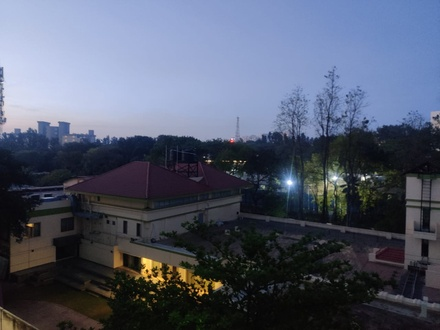
#> input picture Inputs/Part-2/Image-3.jpg, 440 x 330 px, shrunk from 1280 x 960 before the run; its folder holds 4 pictures in this run
$ jupyter execute Part2-Panorama.ipynb
#> lines starting #> are read from the running program, lines starting #| are printed output that depends on the picture; after the words box and inside, x2 and y2 are one past the last pixel; in counts of white or black regions, pixels touching at a corner belong together
[cell 1]
import os
import cv2
import numpy as np

def ensure_output_folder(folder):
    if not os.path.exists(folder):
        os.makedirs(folder)

def load_images(folder_path):
#> called with folder_path = 'Inputs/Part-2'
    image_paths = []
    for filename in os.listdir(folder_path):
        if filename.lower().endswith(('.png', '.jpg', '.jpeg', '.bmp', '.tif', '.tiff')):
            image_paths.append(os.path.join(folder_path, filename))
    image_paths.sort()

    images = []
    for path in image_paths:
        img = cv2.imread(path)
#> img is the input picture: shape (330, 440, 3); mean B, G, R 106.2, 88.5, 81.7
        if img is not None:
            images.append(img)
        else:
            print(f"Warning: Could not load {path}")
    return images

def detect_features(images, method="ORB"):
    """
    Detect keypoints and compute descriptors for each image using either ORB or SIFT.

    Args:
        images (list): List of images.
        method (str): 'ORB' or 'SIFT'

    Returns:
        keypoints_list: List of lists of keypoints for each image.
        descriptors_list: List of descriptor arrays for each image.
    """
#> called with method = 'SIFT'
    method = method.upper()
    if method == "ORB":
        detector = cv2.ORB_create(nfeatures=2000)
    elif method == "SIFT":
        detector = cv2.SIFT_create()
    else:
        raise ValueError("Unsupported method. Use 'ORB' or 'SIFT'.")

    keypoints_list = []
    descriptors_list = []
    for img in images:
        kp, des = detector.detectAndCompute(img, None)
        keypoints_list.append(kp)
        descriptors_list.append(des)
    return keypoints_list, descriptors_list

def draw_and_save_keypoints(images, keypoints_list, method, output_folder):
    """
    Draw and save images with detected keypoints for visual verification.

    Args:
        images (list of np.ndarray): Original images.
        keypoints_list (list of lists): Corresponding keypoints for each image.
        method (str): 'SIFT' or 'ORB' (for labeling).
        output_folder (str): Where to save the keypoint-annotated images.
    """
#> called with method = 'SIFT', output_folder = 'Outputs/Part2'
    method = method.upper()
    for idx, (img, kps) in enumerate(zip(images, keypoints_list)):
        out_img = cv2.drawKeypoints(img, kps, None, flags=cv2.DrawMatchesFlags_DRAW_RICH_KEYPOINTS)
        filename = os.path.join(output_folder, f"keypoints_{method}_{idx}.jpg")
        cv2.imwrite(filename, out_img)
        print(f"Saved keypoints for {method} (image {idx}): {filename}")

def match_keypoints(descriptors_list, method="ORB", ratio_thresh=0.75):
    """
    Match keypoints between consecutive images.
    - If method='ORB', use Hamming distance.
    - If method='SIFT', use L2 (NORM_L2).

    Returns:
        matches_list: List of 'good' matches between consecutive images
                      (i.e., matches_list[i] is for images i and i+1)
    """
#> called with method = 'SIFT', ratio_thresh = 0.75
    method = method.upper()
    if method == "ORB":
        bf = cv2.BFMatcher(cv2.NORM_HAMMING)
    else:  # SIFT
        bf = cv2.BFMatcher(cv2.NORM_L2)

    matches_list = []
    for i in range(len(descriptors_list) - 1):
        des1 = descriptors_list[i]
        des2 = descriptors_list[i+1]
        if des1 is None or des2 is None:
            print(f"Warning: Descriptors missing for image {i} or {i+1}")
            matches_list.append(None)
            continue

        raw_matches = bf.knnMatch(des1, des2, k=2)
        good = []
        for m, n in raw_matches:
            if m.distance < ratio_thresh * n.distance:
                good.append(m)
        matches_list.append(good)
    return matches_list

def compute_homographies(matches_list, keypoints_list):
    """
    Compute homography for each pair of consecutive images using the matches.

    Returns:
        homographies: List of homography matrices for pairs (i, i+1)
                      (homographies[i] warps image i+1 to image i's coordinate space)
    """
    homographies = []
    for i, matches in enumerate(matches_list):
        if matches is None or len(matches) < 4:
            print(f"Not enough matches to compute homography between images {i} and {i+1}.")
            homographies.append(None)
            continue

        kp1 = keypoints_list[i]
        kp2 = keypoints_list[i+1]
        src_pts = np.float32([kp1[m.queryIdx].pt for m in matches]).reshape(-1, 1, 2)
        dst_pts = np.float32([kp2[m.trainIdx].pt for m in matches]).reshape(-1, 1, 2)

        H, mask = cv2.findHomography(dst_pts, src_pts, cv2.RANSAC, 5.0)
        homographies.append(H)
    return homographies

def crop_black_areas(image):
    """
    Crop away black (empty) regions from a stitched panorama.
    """
    gray = cv2.cvtColor(image, cv2.COLOR_BGR2GRAY)
    _, thresh = cv2.threshold(gray, 1, 255, cv2.THRESH_BINARY)
    coords = cv2.findNonZero(thresh)
    if coords is not None:
        x, y, w, h = cv2.boundingRect(coords)
        return image[y:y+h, x:x+w]
    return image

def stitch_images_basic(images, method="ORB", ratio_thresh=0.75):
    """
    Stitch images using keypoint matching (ORB or SIFT) and cumulative homographies,
    without any blending. Crop black areas at each iteration to avoid large gaps.

    Returns:
        panorama (numpy.ndarray): Final stitched and cropped panorama.
    """
    keypoints_list, descriptors_list = detect_features(images, method=method)
    matches_list = match_keypoints(descriptors_list, method=method, ratio_thresh=ratio_thresh)
    homographies = compute_homographies(matches_list, keypoints_list)

    panorama = images[0]
    H_cumulative = np.eye(3)

    for i in range(1, len(images)):
        H = homographies[i - 1]
        if H is None:
            print(f"Skipping image {i}, homography is None.")
            continue
        # Update cumulative homography to map image i -> base image 0's coords
        H_cumulative = H_cumulative @ H

        h1, w1 = panorama.shape[:2]
        h2, w2 = images[i].shape[:2]

        # Rough estimate for output size
        out_w = w1 + w2
        out_h = max(h1, h2)

        warped = cv2.warpPerspective(images[i], H_cumulative, (out_w, out_h))
        # Place the existing panorama in the warped image
        warped[0:h1, 0:w1] = panorama

        # Crop black regions before going to next iteration
        panorama = crop_black_areas(warped)
#> this loop made 3 passes
#> pass 1, in crop_black_areas, `gray = cv2.cvtColor(image, cv2.COLOR_BGR2GRAY)`:
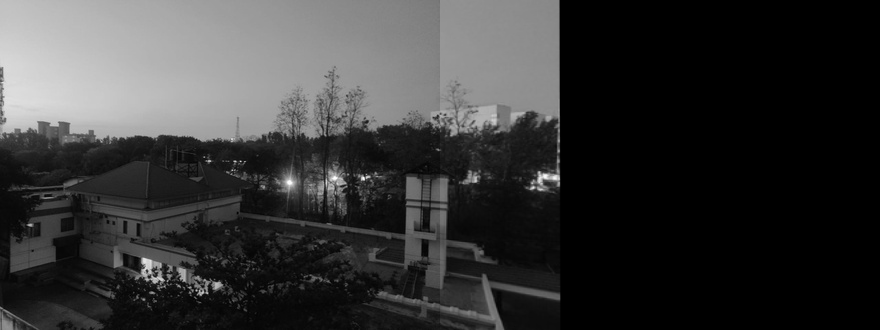
#> gray: shape (330, 880); min 0, max 255, mean 54.5
#> pass 1, in crop_black_areas, `_, thresh = cv2.threshold(gray, 1, 255, cv2.THRESH_BINARY)`:
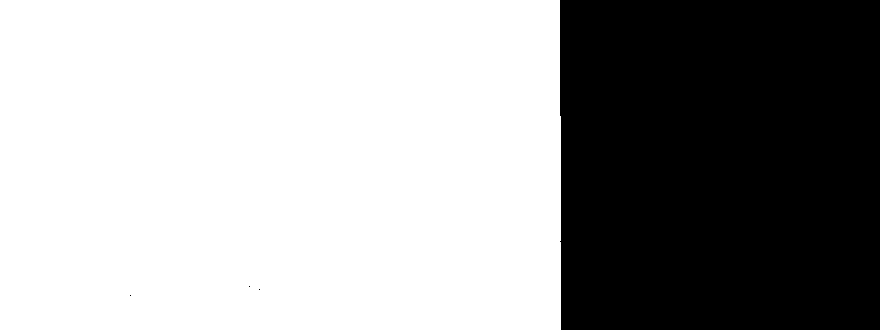
#> thresh: shape (330, 880); 63.7% white; 4 black regions (3 under 20 px), largest, box (x1, y1, x2, y2) and area: (560, 0, 880, 330) 105387
#> after the loop:
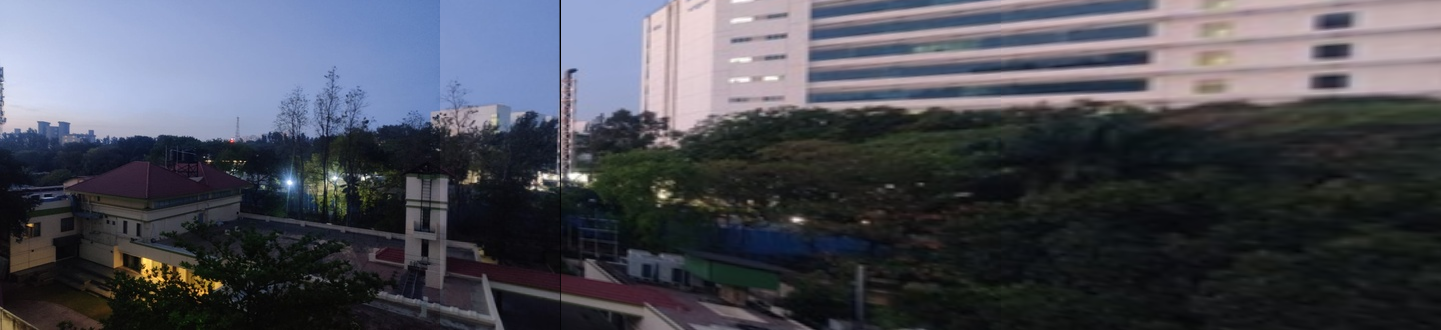
#> warped: shape (330, 1441, 3); mean of channels 0, 1, 2 85.7, 76.3, 74.4; drawn as B, G, R

    return panorama

def feather_blend(base, warped, blend_width=30):
    """
    Feather blend the overlapping region between base and warped images.
    Assumes base and warped have the same height and partially overlapping width.
    """
    h_base, w_base = base.shape[:2]
    h_warp, w_warp = warped.shape[:2]
    out_w = max(w_base, w_warp)
    out_h = max(h_base, h_warp)

    blended = np.zeros((out_h, out_w, 3), dtype=np.uint8)
    blended[:h_base, :w_base] = base

    overlap_x_start = 0
    overlap_x_end = min(w_base, w_warp)

    for x in range(overlap_x_start, overlap_x_end):
        dist_to_base_edge = w_base - x
        if x >= w_base:
            blended[:h_warp, x] = warped[:h_warp, x]
        elif x >= w_warp:
            continue
        else:
            alpha = 1.0
            if dist_to_base_edge < blend_width:
                alpha = dist_to_base_edge / float(blend_width)
            for y in range(0, min(h_base, h_warp)):
                px_base = base[y, x]
                px_warp = warped[y, x]
                blended[y, x] = alpha * px_base + (1 - alpha) * px_warp

    # Copy remaining right portion if warped is wider
    if w_warp > w_base:
        blended[:h_warp, w_base:w_warp] = warped[:h_warp, w_base:w_warp]

    return blended

def stitch_images_feathered(images, method="ORB", ratio_thresh=0.75, blend_width=30):
    """
    Stitch images using keypoint matching (ORB or SIFT) and cumulative homographies.
    Apply feather blending, and crop black areas at each iteration.
    """
    keypoints_list, descriptors_list = detect_features(images, method=method)
    matches_list = match_keypoints(descriptors_list, method=method, ratio_thresh=ratio_thresh)
    homographies = compute_homographies(matches_list, keypoints_list)

    panorama = images[0]
    H_cumulative = np.eye(3)

    for i in range(1, len(images)):
        H = homographies[i - 1]
        if H is None:
            print(f"Skipping image {i}, homography is None.")
            continue
        H_cumulative = H_cumulative @ H

        h_pano, w_pano = panorama.shape[:2]
        h2, w2 = images[i].shape[:2]
        out_w = w_pano + w2
        out_h = max(h_pano, h2)

        warped = cv2.warpPerspective(images[i], H_cumulative, (out_w, out_h))

        # Feather-blend the new warped image with the current panorama
        blended = feather_blend(panorama, warped, blend_width=blend_width)

        # Crop black areas before going to next iteration
        panorama = crop_black_areas(blended)
#> this loop made 3 passes
#> pass 1, in stitch_images_feathered, `blended = feather_blend(panorama, warped, blend_width=blend_width)`:
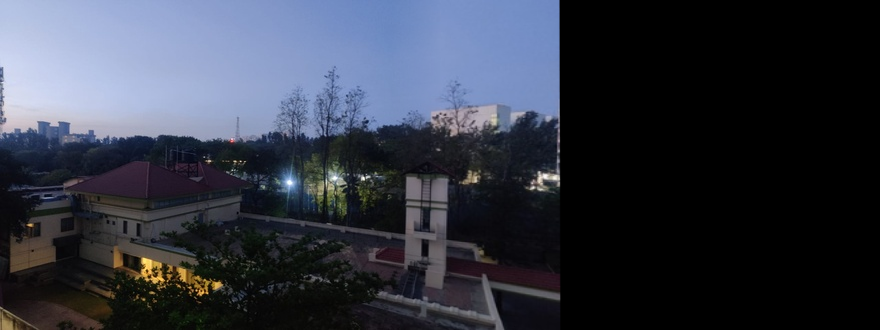
#> blended: shape (330, 880, 3); mean B, G, R 66.7, 54.9, 50.6

    return panorama

def main():
    input_folder = "Inputs/Part-2"
    output_folder = os.path.join("Outputs", "Part2")
    ensure_output_folder(output_folder)

    # Load input images
    images = load_images(input_folder)
    if len(images) < 2:
        print("Not enough images to stitch.")
        return

    # --- SIFT Keypoints ---
    keypoints_sift, descriptors_sift = detect_features(images, method="SIFT")
    draw_and_save_keypoints(images, keypoints_sift, "SIFT", output_folder)

    # Stitch with SIFT (no blending), cropping black regions at each step
    print("\nStitching with SIFT (no blending, iterative crop)...")
    panorama_sift_basic = stitch_images_basic(images, method="SIFT", ratio_thresh=0.75)
    sift_basic_path = os.path.join(output_folder, "final_panorama_sift.jpg")
    cv2.imwrite(sift_basic_path, panorama_sift_basic)
    print(f"Saved: {sift_basic_path}")

    # Stitch with SIFT + Feather Blending, cropping black regions at each step
    print("\nStitching with SIFT + Feather Blending (iterative crop)...")
    panorama_sift_feather = stitch_images_feathered(images, method="SIFT", ratio_thresh=0.75, blend_width=50)
    sift_feather_path = os.path.join(output_folder, "final_panorama_sift_feather.jpg")
    cv2.imwrite(sift_feather_path, panorama_sift_feather)
    print(f"Saved: {sift_feather_path}")

    # --- ORB Keypoints ---
    keypoints_orb, descriptors_orb = detect_features(images, method="ORB")
    draw_and_save_keypoints(images, keypoints_orb, "ORB", output_folder)
#> the loop in draw_and_save_keypoints (call 2), `for idx, (img, kps) in enumerate(zip(images, keypoints_list)):` made 4 passes
#> pass 1, in draw_and_save_keypoints (call 2), `out_img = cv2.drawKeypoints(img, kps, None, flags=cv2.DrawMatchesFlags..`:
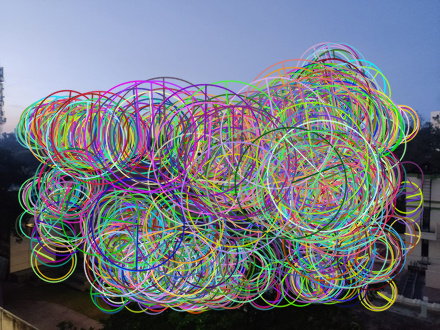
#> out_img: shape (330, 440, 3); mean B, G, R 128, 118.8, 114.5
#> pass 3, in draw_and_save_keypoints (call 2), `out_img = cv2.drawKeypoints(img, kps, None, flags=cv2.DrawMatchesFlags..`:
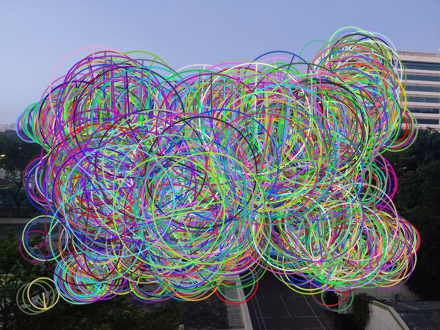
#> out_img: shape (330, 440, 3); mean B, G, R 127.7, 116.6, 111.3

    # Stitch with ORB (no blending), cropping black regions at each step
    print("\nStitching with ORB (no blending, iterative crop)...")
    panorama_orb_basic = stitch_images_basic(images, method="ORB", ratio_thresh=0.75)
#> call 2 of stitch_images_basic, with method = 'ORB', ratio_thresh = 0.75
#> the loop in stitch_images_basic (call 2), `for i in range(1, len(images)):` made 3 passes
#> pass 1, in crop_black_areas (call 7), `_, thresh = cv2.threshold(gray, 1, 255, cv2.THRESH_BINARY)`:
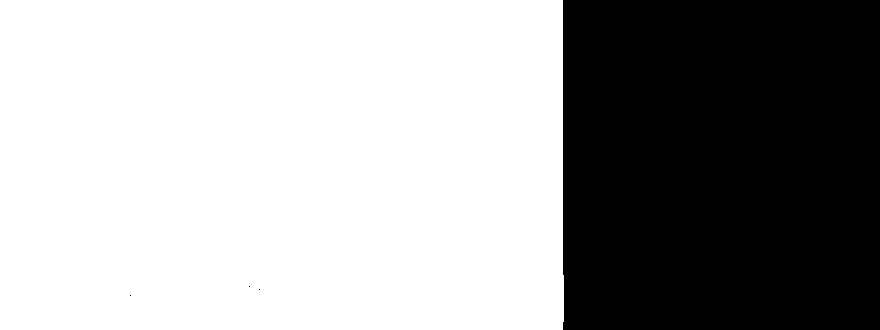
#> thresh: shape (330, 880); 64% white; 4 black regions (3 under 20 px), largest, box (x1, y1, x2, y2) and area: (563, 0, 880, 330) 104563
#> pass 1, in stitch_images_basic (call 2), `panorama = crop_black_areas(warped)`:
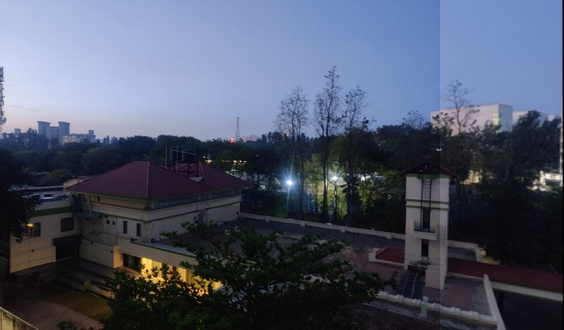
#> panorama: shape (330, 564, 3); mean of channels 0, 1, 2 104.1, 85.4, 78.6; drawn as B, G, R
#> after the loop in stitch_images_basic (call 2), `for i in range(1, len(images)):`:
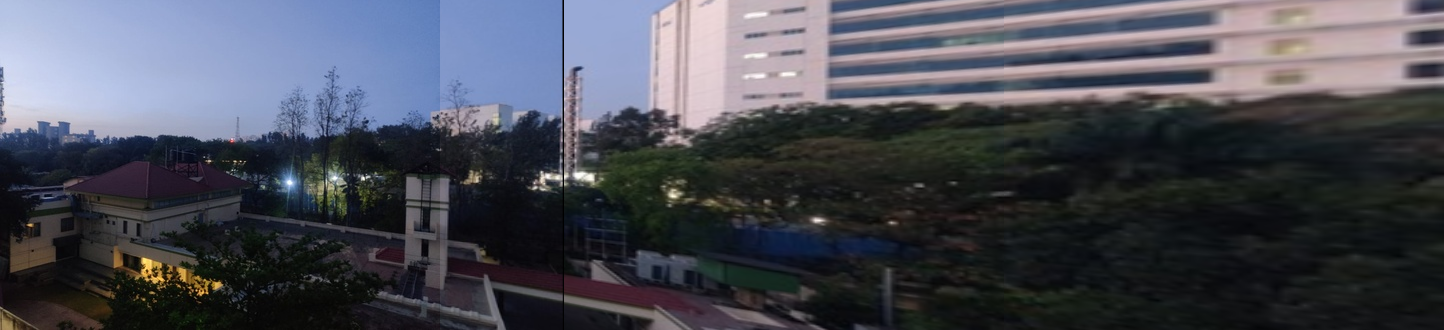
#> warped: shape (330, 1444, 3); mean of channels 0, 1, 2 84.5, 75.1, 73.1; drawn as B, G, R
    orb_basic_path = os.path.join(output_folder, "final_panorama_orb.jpg")
    cv2.imwrite(orb_basic_path, panorama_orb_basic)
    print(f"Saved: {orb_basic_path}")

    # Stitch with ORB + Feather Blending
    print("\nStitching with ORB + Feather Blending (iterative crop)...")
    panorama_orb_feather = stitch_images_feathered(images, method="ORB", ratio_thresh=0.75, blend_width=50)
#> the loop in stitch_images_feathered (call 2), `for i in range(1, len(images)):` made 3 passes
#> pass 2, in stitch_images_feathered (call 2), `warped = cv2.warpPerspective(images[i], H_cumulative, (out_w, out_h))`:
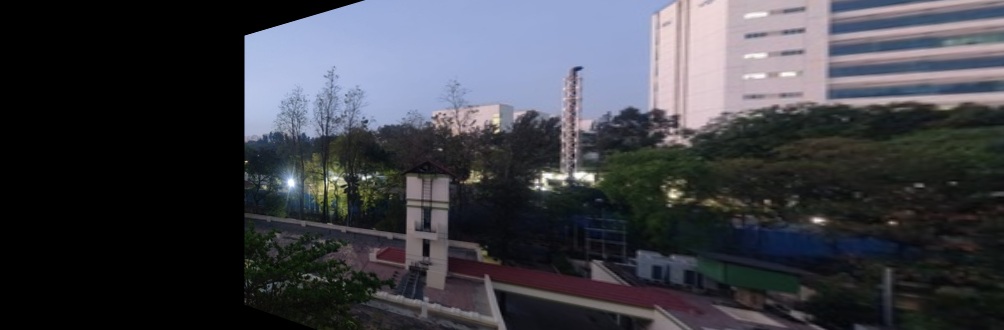
#> warped: shape (330, 1004, 3); mean of channels 0, 1, 2 70.3, 63.4, 62.2; drawn as B, G, R
    orb_feather_path = os.path.join(output_folder, "final_panorama_orb_feather.jpg")
    cv2.imwrite(orb_feather_path, panorama_orb_feather)
    print(f"Saved: {orb_feather_path}")

if __name__ == "__main__":
    main()
